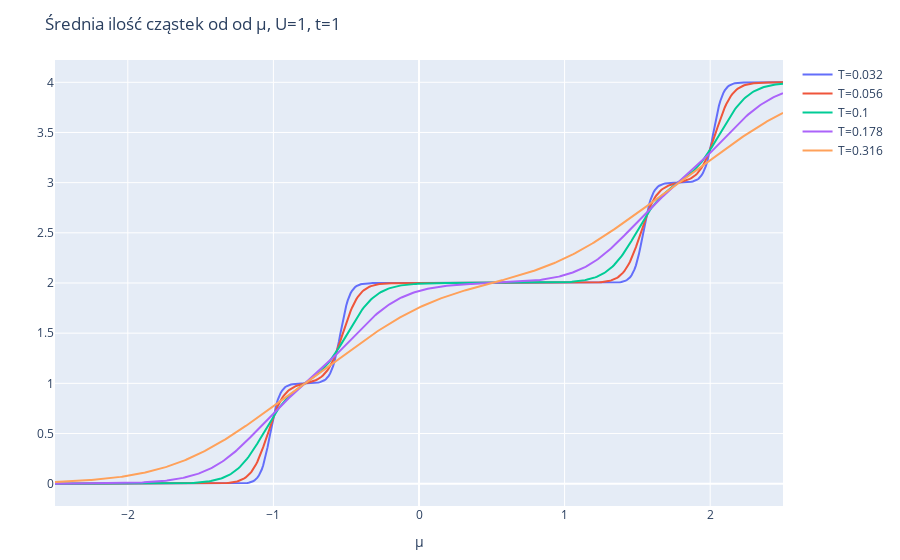

Notebook cell for this chart:
### Code cell
y_vals = avg_n

layout = Layout(
    title="Średnia ilość cząstek od od μ, U=$U, t=$t",
    xaxis_title="μ",
    yaxis_title="",
)
plot([scatter(x=pots, y=yval, name="T=$t") for (yval, t) in zip(y_vals, trange)], layout)

### Figure 1 — Plotly figure (JSON) as saved in the notebook; plotly's stock layout.template omitted (floating-point values rounded to 4 significant figures; data arrays with more than 128 entries replaced by an {"elided": "..."} marker saying what was removed)
{"data": [{"name": "T=0.032", "type": "scatter", "x": {"elided": "501 float values"}, "y": {"elided": "501 float values"}}, {"name": "T=0.056", "type": "scatter", "x": {"elided": "501 float values"}, "y": {"elided": "501 float values"}}, {"name": "T=0.1", "type": "scatter", "x": {"elided": "501 float values"}, "y": {"elided": "501 float values"}}, {"name": "T=0.178", "type": "scatter", "x": {"elided": "501 float values"}, "y": {"elided": "501 float values"}}, {"name": "T=0.316", "type": "scatter", "x": {"elided": "501 float values"}, "y": {"elided": "501 float values"}}], "layout": {"margin": {"b": 50, "l": 50, "r": 50, "t": 60}, "title": "Średnia ilość cząstek od od μ, U=1, t=1", "xaxis": {"title": {"text": "μ"}}, "yaxis": {"title": {"text": ""}}}}
